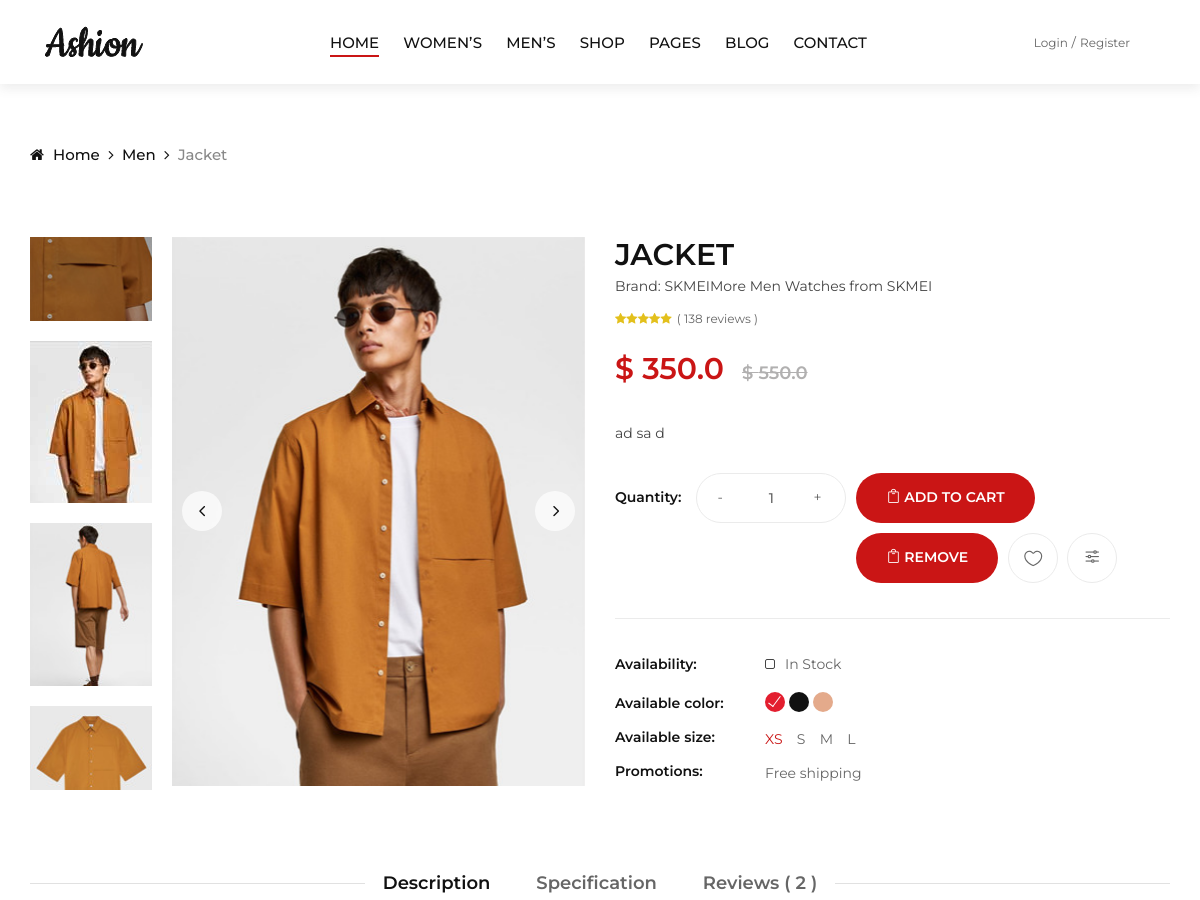
/product/test-product-1/ (upper part), run on an earlier commit of the app's database.
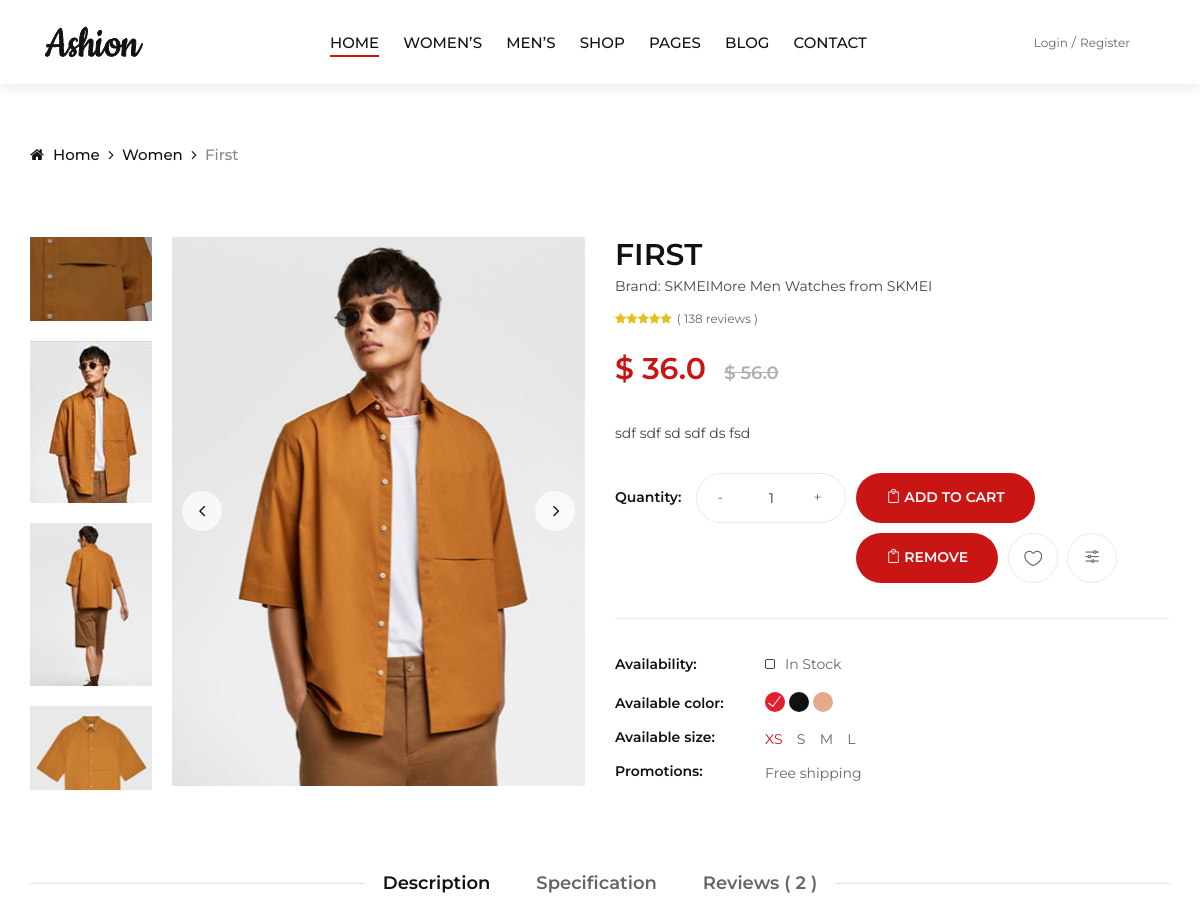
And on a later commit of the database.
### core/models.py (models this page shows, shortened)
class Item(models.Model):
    title = models.CharField(max_length=1000)
    price = models.FloatField()
    img = models.ImageField(upload_to='db_img/', blank=True)
    discount_price = models.FloatField(blank=True, null=True)
    category = models.CharField(choices=CATEGORY_CHOICES, max_length=2)
    label = models.CharField(choices=LABEL_CHOICES, max_length=1)
    slug = models.SlugField()
    description = models.TextField()
    def get_add_to_cart_url(self):
        return reverse("core:add-to-cart", kwargs = {
			'slug': self.slug
			})

### core/views.py (the view)
# urls.py: path('product/<slug>/', ItemDetailView.as_view(), name='product'),
class ItemDetailView(DetailView):
	model= Item
	template_name = "product.html"

### templates/product.html (shortened to what this page needs)
{% extends "base.html" %}
{% load static %}
{% block content%}
    <div class="breadcrumb-option">
        <div class="container">
            <div class="row">
                <div class="col-lg-12">
                    <div class="breadcrumb__links">
                        <a href="./index.html"><i class="fa fa-home"></i> Home</a>
                        <a href="#">{{object.get_category_display}}</a>
                        <span>{{object.title}}</span>
                    </div>
                </div>
            </div>
        </div>
    </div>
    <section class="product-details spad">
        <div class="container">
            <div class="row">
                <div class="col-lg-6">
                    <div class="product__details__pic">
                        <div class="product__details__pic__left product__thumb nice-scroll">
                            <a class="pt active" href="#product-1">
                                <img src="{% static 'img/product/details/thumb-1.jpg' %}" alt="">
                            </a>
                            <a class="pt" href="#product-2">
                                <img src="{% static 'img/product/details/thumb-2.jpg' %}" alt="">
                            </a>
                            <a class="pt" href="#product-3">
                                <img src="{% static 'img/product/details/thumb-3.jpg' %}" alt="">
                            </a>
                            <a class="pt" href="#product-4">
                                <img src="{% static 'img/product/details/thumb-4.jpg' %}" alt="">
                            </a>
                        </div>
                        <div class="product__details__slider__content">
                            <div class="product__details__pic__slider owl-carousel">
                                <img data-hash="product-1" class="product__big__img" src="{% static 'img/product/details/product-1.jpg' %}" alt="">
                            </div>
                        </div>
                    </div>
                </div>
                <div class="col-lg-6">
                    <div class="product__details__text">
                        <h3>{{ object.title}}<span>Brand: SKMEIMore Men Watches from SKMEI</span></h3>
                        <div class="rating">
                            <i class="fa fa-star"></i>
                            <i class="fa fa-star"></i>
                            <i class="fa fa-star"></i>
                            <i class="fa fa-star"></i>
                            <i class="fa fa-star"></i>
                            <span>( 138 reviews )</span>
                        </div>
                        {% if object.discount_price %}
                        <div class="product__details__price">
                             $ {{object.discount_price}}
                            <span>$ {{object.price}}</span>
                        </div>
                        {% else %}
                        <div class="product__details__price">
                             $ {{object.price}}
                        </div>
                        {% endif %}
                        <p>{{ object.description }}</p>
                        <div class="product__details__button">
                            <div class="quantity">
                                <span>Quantity:</span>
                                <div class="pro-qty">
                                    <input type="text" value="1">
                                </div>
                            </div>
                            <a href="{{ object.get_add_to_cart_url }}" class="cart-btn">
                                <span class="icon_bag_alt"></span> Add to cart</a>
                             <a href="{{ object.get_remove_from_cart_url }}" class="cart-btn">
                                <span class="icon_bag_alt"></span> Remove</a>
                            <ul>
                                <li><a href="#"><span class="icon_heart_alt"></span></a></li>
                                <li><a href="#"><span class="icon_adjust-horiz"></span></a></li>
                            </ul>
                        </div>
                        <div class="product__details__widget">
                            <ul>
                                <li>
                                    <span>Availability:</span>
                                    <div class="stock__checkbox">
                                        <label for="stockin">
                                            In Stock
                                            <span class="checkmark"></span>
                                        </label>
                                    </div>
                                </li>
                                <li>
                                    <span>Available color:</span>
                                    <div class="color__checkbox">
                                        <label for="red">
                                            <span class="checkmark"></span>
                                        </label>
                                        <label for="black">
                                            <span class="checkmark black-bg"></span>
                                        </label>
                                        <label for="grey">
                                            <span class="checkmark grey-bg"></span>
                                        </label>
                                    </div>
                                </li>
                                <li>
                                    <span>Available size:</span>
                                    <div class="size__btn">
                                        <label for="xs-btn" class="active">
                                            xs
                                        </label>
                                        <label for="s-btn">
                                            s
                                        </label>
                                        <label for="m-btn">
                                            m
                                        </label>
                                        <label for="l-btn">
                                            l
                                        </label>
                                    </div>
                                </li>
                                <li>
                                    <span>Promotions:</span>
                                    <p>Free shipping</p>
                                </li>
                            </ul>
                        </div>
                    </div>
                </div>
                <div class="col-lg-12">
                    <div class="product__details__tab">
                        <ul class="nav nav-tabs" role="tablist">
                            <li class="nav-item">
                                <a class="nav-link active" data-toggle="tab" href="#tabs-1" role="tab">Description</a>
                            </li>
                            <li class="nav-item">
                                <a class="nav-link" data-toggle="tab" href="#tabs-2" role="tab">Specification</a>
                            </li>
                            <li class="nav-item">
                                <a class="nav-link" data-toggle="tab" href="#tabs-3" role="tab">Reviews ( 2 )</a>
                            </li>
                        </ul>
                    </div>
                </div>
            </div>
        </div>
    </section>
{% endblock %}

### templates/base.html (shortened to what this page needs)
{% load static %}
<!DOCTYPE html>
<html lang="zxx">
<head>
    <link rel="stylesheet" href="{% static 'css/bootstrap.min.css' %}" type="text/css">
    <link rel="stylesheet" href="{% static 'css/font-awesome.min.css' %}" type="text/css">
    <link rel="stylesheet" href="{% static 'css/elegant-icons.css' %}" type="text/css">
    <link rel="stylesheet" href="{% static 'css/jquery-ui.min.css' %}" type="text/css">
    <link rel="stylesheet" href="{% static 'css/magnific-popup.css' %}" type="text/css">
    <link rel="stylesheet" href="{% static 'css/owl.carousel.min.css' %}" type="text/css">
    <link rel="stylesheet" href="{% static 'css/slicknav.min.css' %}" type="text/css">
    <link rel="stylesheet" href="{% static 'css/style.css' %}" type="text/css">
</head>
<body>
    {% include "navbar.html" %}
     <div class="pt-4">
    </div>
    {% block content %}
    {% endblock content %}
</body>
</html>

### templates/navbar.html (shortened to what this page needs)
{% load cart_template_tags %}
{%  load static %}
<header class="header">
        <div class="container-fluid">
            <div class="row">
                <div class="col-xl-3 col-lg-2">
                    <div class="header__logo">
                        <a href="./index.html"><img src="{% static 'img/logo.png' %}" alt=""></a>
                    </div>
                </div>
                <div class="col-xl-6 col-lg-7">
                    <nav class="header__menu">
                        <ul>
                            <li class="active"><a href="/">Home</a></li>
                            <li><a href="#">Women’s</a></li>
                            <li><a href="#">Men’s</a></li>
                            <li><a href="./shop.html">Shop</a></li>
                            <li><a href="#">Pages</a>
                            </li>
                            <li><a href="./blog.html">Blog</a></li>
                            <li><a href="./contact.html">Contact</a></li>
                        </ul>
                    </nav>
                </div>
                <div class="col-lg-3">
                    <div class="header__right">
                        {% if request.user.is_authenticated %}
                        <div class="header__right__auth">
                            <a href="{% url 'account_logout' %}">Logout</a>
                        </div>
                        <ul class="header__right__widget">
                            <li><span class="icon_search search-switch"></span></li>
                            <li><a href="#"><span class="icon_heart_alt"></span>
                                <div class="tip">2</div>
                            </a></li>
                            <li><a href="{% url 'core:order-summary' %}"><span class="icon_bag_alt"></span>
                                <div class="tip">{{ request.user|cart_item_count }} </div>
                            </a></li>
                        </ul>
                        {% else %}
                        <div class="header__right__auth">
                            <a href="{% url 'account_login' %}">Login</a>
                            <a href="{% url 'account_signup' %}">Register</a>
                        </div>
                        {% endif %}
                    </div>
                </div>
            </div>
        </div>
    </header>

### templates/scripts.html (shortened to what this page needs)
{% load static %}

What changed in the data, as far as the page shows it:
no longer on this page (row edited): Item: category "Men", title "Jacket", title "JACKET", discount_price "350.0", price "550.0", description "ad sa d"
now on this page (row edited): Item: category "Women", title "First", title "FIRST", discount_price "36.0", price "56.0", description "sdf sdf sd sdf ds fsd"
